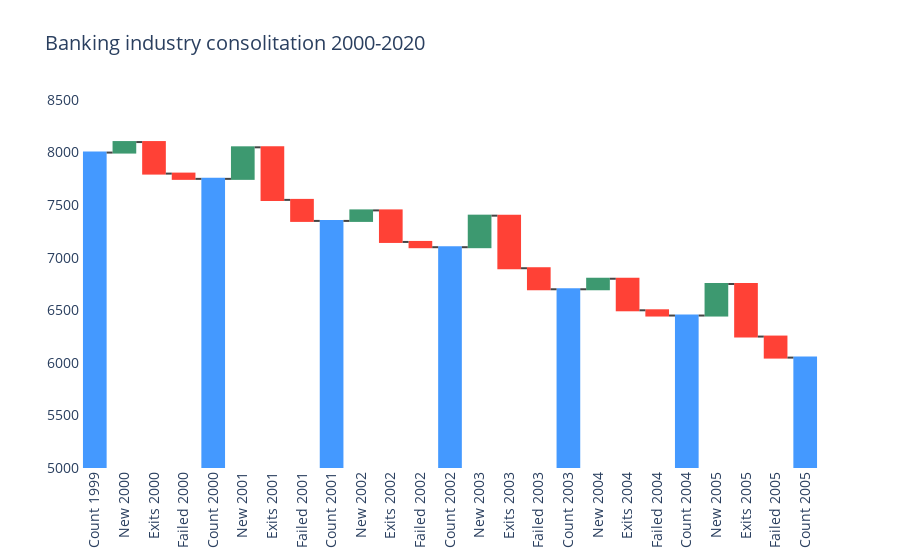

The cell this chart's notebook holds for it:
### Code cell
fig.update_layout(title="Banking industry consolitation 2000-2020",
                  title_font_size=20,
                  font_size=14,
                  plot_bgcolor='rgba(0,0,0,0)',
                  xaxis = go.layout.XAxis(tickangle = 270)
                 )
fig.update_yaxes(range=[5000, 8500])

### Figure 1 — Plotly figure (JSON) as saved in the notebook; plotly's stock layout.template omitted (floating-point values rounded to 4 significant figures)
{"data": [{"measure": ["absolute", "relative", "relative", "relative", "total", "relative", "relative", "relative", "total", "relative", "relative", "relative", "total", "relative", "relative", "relative", "total", "relative", "relative", "relative", "total", "relative", "relative", "relative", "total"], "textposition": "outside", "type": "waterfall", "x": ["Count 1999", "New 2000", "Exits 2000", "Failed 2000", "Count 2000", "New 2001", "Exits 2001", "Failed 2001", "Count 2001", "New 2002", "Exits 2002", "Failed 2002", "Count 2002", "New 2003", "Exits 2003", "Failed 2003", "Count 2003", "New 2004", "Exits 2004", "Failed 2004", "Count 2004", "New 2005", "Exits 2005", "Failed 2005", "Count 2005"], "y": [8000, 100, -300, -50, 0, 300, -500, -200, 0, 100, -300, -50, 0, 300, -500, -200, 0, 100, -300, -50, 0, 300, -500, -200, 0]}], "layout": {"font": {"size": 14}, "plot_bgcolor": "rgba(0,0,0,0)", "title": {"font": {"size": 20}, "text": "Banking industry consolitation 2000-2020"}, "xaxis": {"tickangle": -90}, "yaxis": {"range": [5000, 8500]}}}
